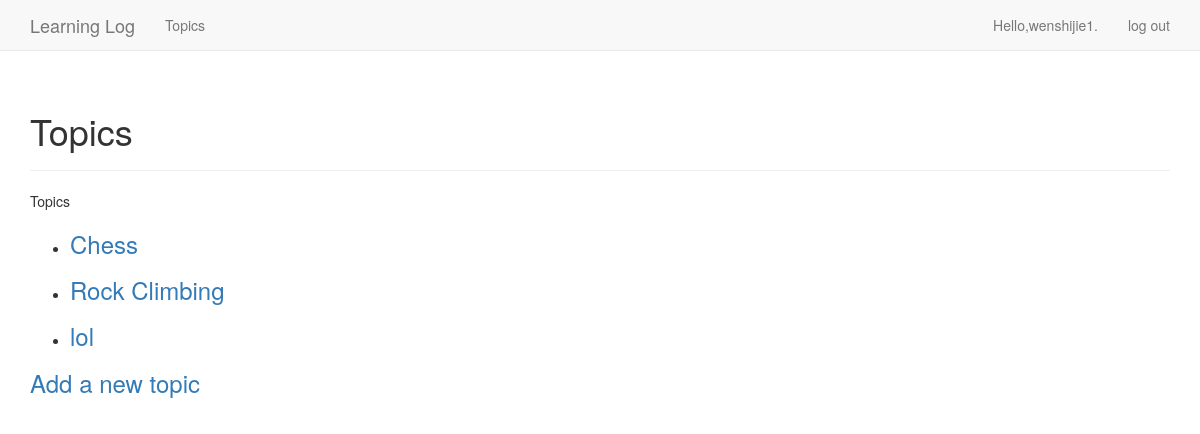
The app's page /topics/ (signed in), older data.
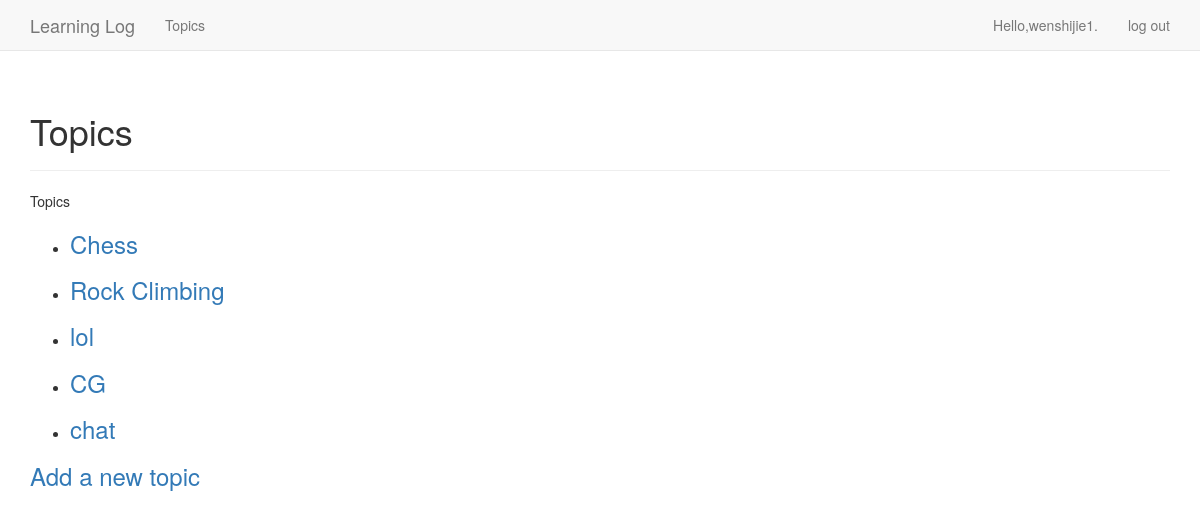
The same page, newer data.
### learning_logs/models.py (models this page shows)
class Topic(models.Model):
    text = models.CharField(max_length=200)
    date_added = models.DateTimeField(auto_now_add=True)
    owner = models.ForeignKey(User,on_delete=models.CASCADE)
    def __str__(self):
        return self.text

### learning_logs/views.py (the view)
# urls.py: path('topics/', views.topics, name='topics'),
@login_required
def topics(request):
    topics = Topic.objects.order_by('date_added')
    context = {'topics': topics}
    return render(request, 'learning_logs/topics.html', context)

### learning_logs/templates/learning_logs/topics.html
{% extends 'learning_logs/base.html' %}
{% block header %}
<h1>Topics</h1>
{% endblock header %}
{% block content %}
    <p>Topics</p>
    <ul>
    {% for topic in topics %}
        <li>
        <h3>
            <a href="{% url 'learning_logs:topic' topic.id %}">{{ topic }}</a>
        </h3>
        </li>
    {% empty %}
    <li>No topics have been added yet.</li>
    {% endfor %}
    </ul>
    <h3>
     <a href="{% url 'learning_logs:new_topic' %}">Add a new topic</a>
    </h3>
{% endblock %}

Row changes from the older to the newer data that the page shows:
added Topic: text "CG"
added Topic: text "chat"
